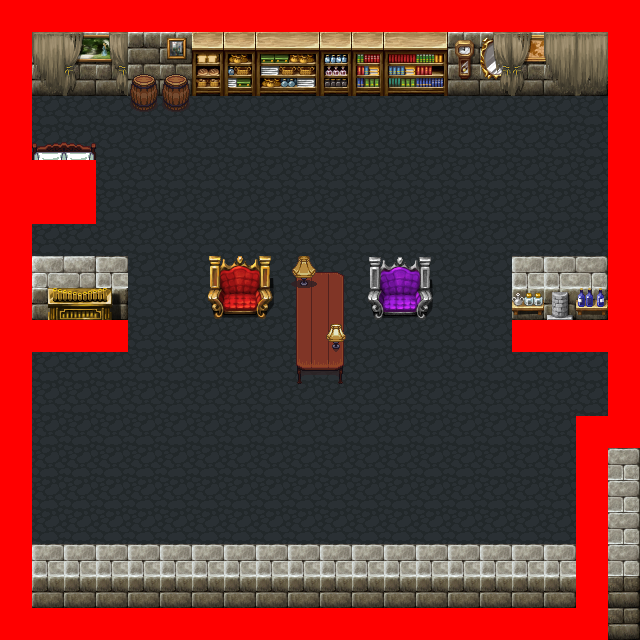

Rendered tile map (Tiled .tmx) drawn with the repository's tilesets; below, a short description and the map source with its tile grids summarised:
An orthogonal 20x20 tile map with 32x32 px tiles, 8 tile layers (bottom, floor, thing, thing2, ...), 8 tilesets.

<map version="1.10" tiledversion="1.10.0" orientation="orthogonal" renderorder="left-up" width="20" height="20" tilewidth="32" tileheight="32" infinite="0" nextlayerid="10" nextobjectid="1">
 <editorsettings>
  <export target="Prisoncollsons.json" format="json" />
 </editorsettings>
 <tileset firstgid="1" source="TileA1.tsx" />
 <tileset firstgid="193" source="TileA5.tsx" />
 <tileset firstgid="321" source="TileA4.tsx" />
 <tileset firstgid="561" source="TileA2.tsx" />
 <tileset firstgid="753" source="build_atlas.tsx" />
 <tileset firstgid="1777" source="TileC.tsx" />
 <tileset firstgid="2033" source="obj_misk_atlas.tsx" />
 <tileset firstgid="3057" source="collision.tsx" />
 <group id="6" name="objects">
  <layer id="1" name="bottom" width="20" height="20">
   <data>[400 cells, 400 non-empty, 10 distinct tile ids]</data>
  </layer>
  <layer id="2" name="floor" width="20" height="20">
   <data>[400 cells, 400 non-empty, 11 distinct tile ids]</data>
  </layer>
  <layer id="3" name="thing" width="20" height="20">
   <data>[400 cells, 24 non-empty, 24 distinct tile ids]</data>
  </layer>
  <layer id="7" name="thing2" width="20" height="20">
   <data>[400 cells, 44 non-empty, 36 distinct tile ids]</data>
  </layer>
  <layer id="8" name="thing3" width="20" height="20">
   <data>[400 cells, 20 non-empty, 18 distinct tile ids]</data>
  </layer>
  <layer id="9" name="thing4" width="20" height="20">
   <data>[400 cells, 2 non-empty, 2 distinct tile ids]</data>
  </layer>
 </group>
 <layer id="5" name="ForeGround Objects" width="20" height="20">
  <data>[400 cells, 60 non-empty, 24 distinct tile ids]</data>
 </layer>
 <layer id="4" name="collisions" width="20" height="20">
  <data>[400 cells, 86 non-empty, 1 distinct tile ids]</data>
 </layer>
</map>
